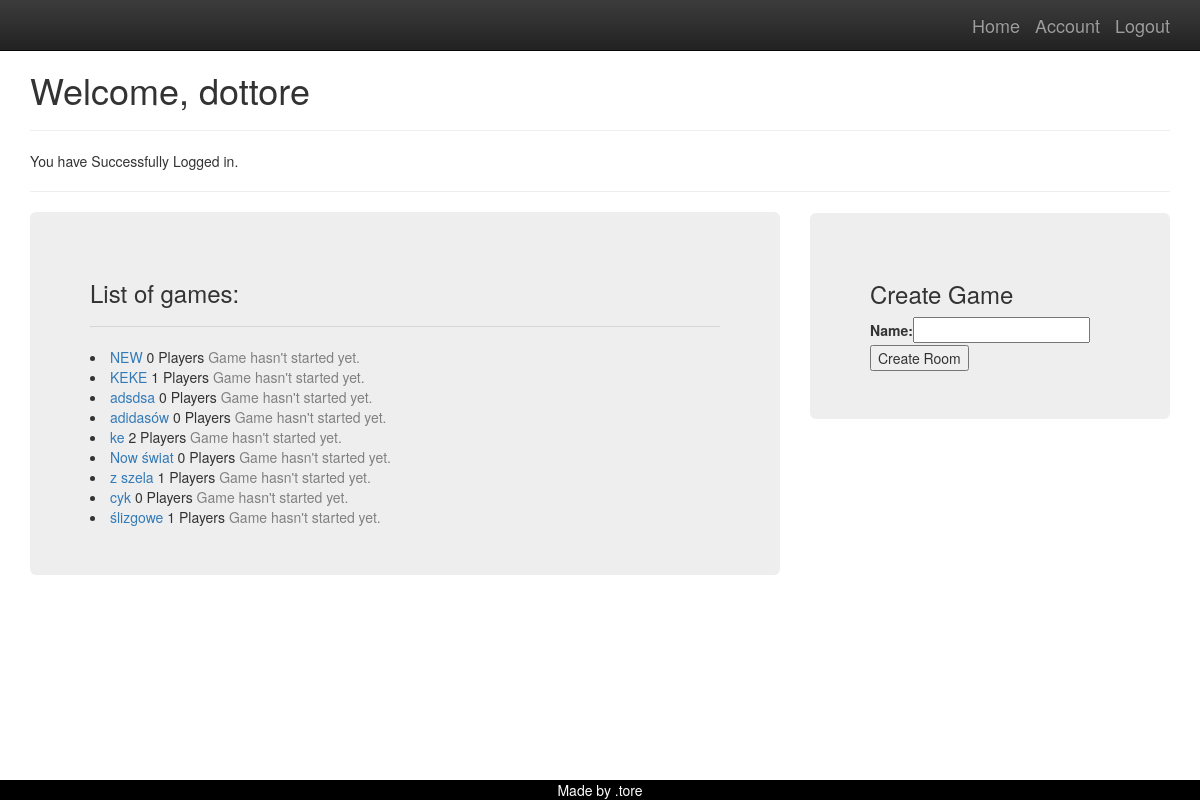
Before: /player/home/welcome (signed in) with the older database file.
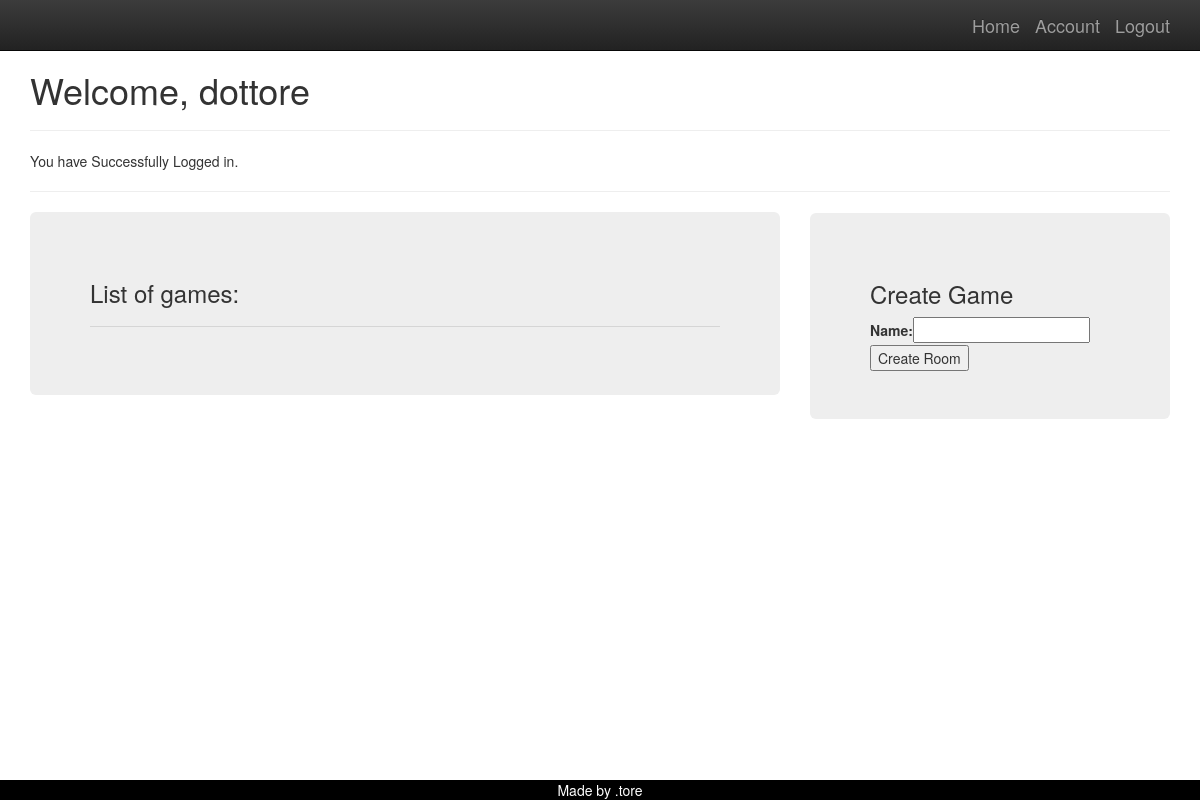
After: the same page with the newer database file.
### game/models.py (models this page shows, shortened)
class Game(models.Model):
    name = models.CharField(max_length=150)
    host = models.CharField(max_length=10)
    is_played = models.BooleanField(default = False)
    players_ready = models.IntegerField(default =0)
    max_players = models.IntegerField(default=4)
    who_is_ready = models.ManyToManyField(Player, related_name="guys_ready", blank=True)
    first_player = models.ForeignKey(Player, on_delete=models.CASCADE, related_name='pierwszy', blank=True, null=True)
    second_player = models.ForeignKey(Player, on_delete=models.CASCADE, related_name='drugi', blank=True, null=True)
    third_player = models.ForeignKey(Player, on_delete=models.CASCADE, related_name='trzeci', blank=True, null=True)
    forth_player = models.ForeignKey(Player, on_delete=models.CASCADE, related_name='czwarty', blank=True, null=True)

### player/views.py (the view)
# urls.py: path('home/<str:name>', home, name='home'),
@login_required
def home(request, name):
    usr = request.user.username
    player = Player.objects.get(parent=usr)
    games = Game.objects.all()
    noti =  Notification.objects.get(name=name)
    text = noti.note
    form = CreateGame
    args = {'usr': usr, 'games': games, 'form' : form, 'message': text,'player':player}
    return render(request,'player/home.html', args)

### player/models.py (called while the page is built)
    def __str__(self):
        return self.nick

### templates/player/home.html (shortened to what this page needs)
{% extends 'base.html' %}
{% block content %}
<h1>Welcome, {{player}}</h1>
<hr>
{{message}}
<hr>
<div class="row">
  <div class="col-sm-8">
      <div class = 'jumbotron'>
          <h3>List of games: </h3>
          <hr>
    {% for g in games %}
        <li><a href="{% url 'detail' g.id %}">{{g.name}}</a>
        {% if g.players_ready == 4 %}
            <span style ="color:red"><strong>Full</strong></span>
            {% else %}
            {{g.players_ready}} Players
            {% endif %}
              {% if g.is_played %}
            <span style ="color:red"><strong>Game Started</strong></span>
            {% else %}
            <span style="color:gray">Game hasn't started yet.</span>
            {% endif %}
        </li>
    {% endfor %}
      </div></div>
  <div class="col-sm-4"></div>
  <div class="col-sm-4">
      <div class = 'jumbotron' name="menu" id ="menu">
          <h3>Create Game</h3>
<form method ="POST" action = '{% url 'new_room' %}'>
{{form}}
    <button type = 'submit' name="create" value = 'ok'>Create Room</button>
</form>
      </div></div>
</div>
{% endblock %}

Changed rows visible on the page:
removed Game: name "NEW", players_ready "0", is_played "Game hasn't started yet."
removed Game: name "KEKE", players_ready "1", is_played "Game hasn't started yet."
removed Game: name "adsdsa", players_ready "0", is_played "Game hasn't started yet."
removed Game: name "adidasów", players_ready "0", is_played "Game hasn't started yet."
removed Game: name "ke", players_ready "2", is_played "Game hasn't started yet."
removed Game: name "Now świat", players_ready "0", is_played "Game hasn't started yet."
removed Game: name "z szela", players_ready "1", is_played "Game hasn't started yet."
removed Game: name "cyk", players_ready "0", is_played "Game hasn't started yet."
removed Game: name "ślizgowe", players_ready "1", is_played "Game hasn't started yet."
